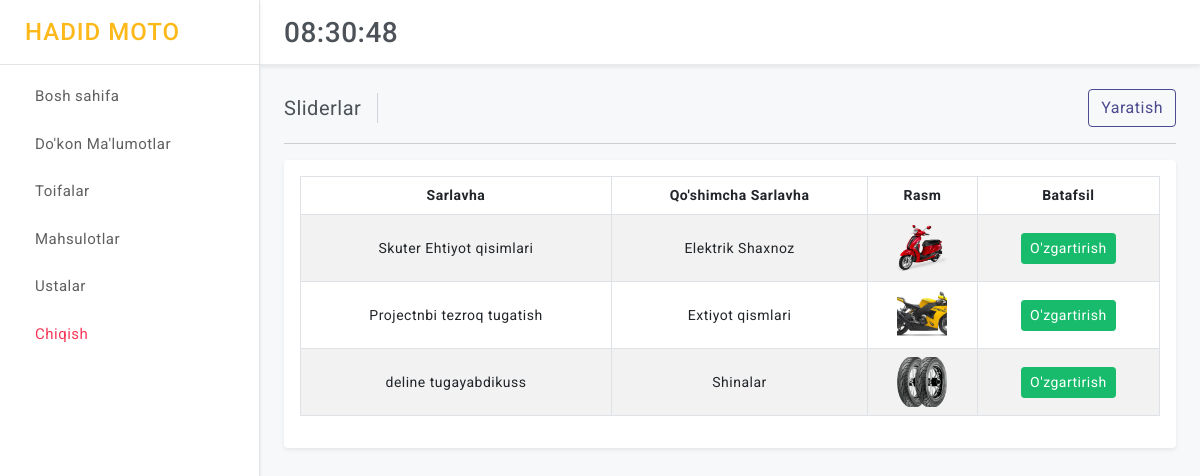
The app's page /sklad/sliders/ (signed in), older data.
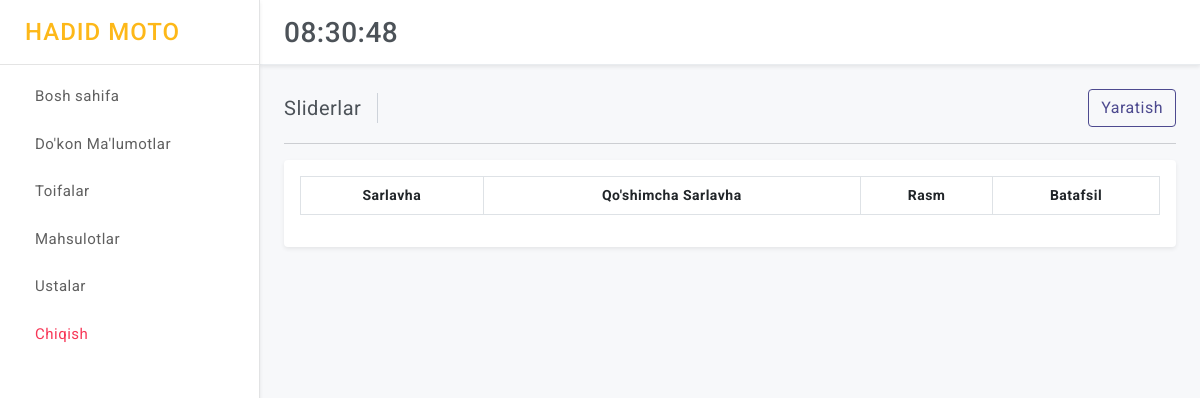
The same page, newer data.
### control/models.py (models this page shows, shortened)
class Slider(models.Model):
    category = models.ForeignKey(Category, on_delete=models.CASCADE)
    subtitle = models.CharField(max_length=250, default="", blank=True)
    priority = models.IntegerField(default=0)
    content = models.TextField(default="", blank=True)
    image = ResizedImageField(size=[400, 400], quality=100, upload_to="slider/")
    class Meta:
        ordering = ('-priority',)

class Category(models.Model):
    title = models.CharField(max_length=250)
    priority = models.IntegerField(default=0)
    slug = models.CharField(max_length=250, default="")
    nav = models.BooleanField(default=False) # False bosa popular emas True bo'lsa popular
    available = models.BooleanField(default=True) # False bosa o'chgan
    is_active = models.BooleanField(default=True) # False bosa bloklangan
    class Meta:
        ordering = ('-priority',)

### control/views.py (the view)
# urls.py: path("sliders/", views.control_sliders_all, name="control_sliders_all"),
@login_required(login_url='login')
def control_sliders_all(request):
    sliders = Slider.objects.all()
    categories = Category.objects.filter(available=True, is_active=True)
    context = {
        "base": base_context(request=request),
        "sliders":sliders
    }
    return render(request, "control/sliders/all.html", context)

### control/views.py (called while the page is built)
def base_context(request):
    try:
        code = request.build_absolute_uri().split('?')[1]
    except:
        code = None
    context = {
        "code": code
    }
    return context

### templates/control/sliders/all.html (shortened to what this page needs)
{% extends 'control/base.html' %}
{% load static %}
      {% block page_title %}Sliderlar{% endblock page_title %}
      {% block add %}
      <div class="ms-auto d-block">
        <div class="btn-group">
          <a href="{% url 'control_slider_add' %}" class="btn btn-outline-primary d-block">Yaratish</a>
        </div>
      </div>
      {% endblock add %}
      {% block content %}
            <div class="card">
                <div class="card-body">
                    <div class="table-responsive">
                        <table id="example" class="table table-striped table-bordered" style="width:100%">
                            <thead>
                                <tr class="text-center">
                                    <th>Sarlavha</th>
                                    <th>Qo'shimcha Sarlavha</th>
                                    <th>Rasm</th>
                                    <th>Batafsil</th>
                                </tr>
                            </thead>
                            <tbody>
                                {% for slider in sliders %}
                                <tr style="vertical-align: middle; text-align: center;">
                                    <td>{{ slider.category.title }}</td>
                                    <td>{{ slider.subtitle }}</td>
                                    <td><img height="50" width="50"  class="rounded" src="{{slider.image.url}}" alt="img_not_found" style="object-fit: cover;"></td>
                                    <td><a href="{% url 'control_slider_detail' slider.id  %}" class="btn btn-success btn-sm"> O'zgartirish </a></td>
                                </tr>
                                {% endfor %}
                            </tbody>
                        </table>
                    </div>
                </div>
            </div>
      {% endblock content %}

Row changes from the older to the newer data that the page shows:
removed Slider: category "Skuter Ehtiyot qisimlari", subtitle "Elektrik Shaxnoz", image (picture)
removed Slider: category "Projectnbi tezroq tugatish", subtitle "Extiyot qismlari", image (picture)
removed Slider: category "deline tugayabdikuss", subtitle "Shinalar", image (picture)
